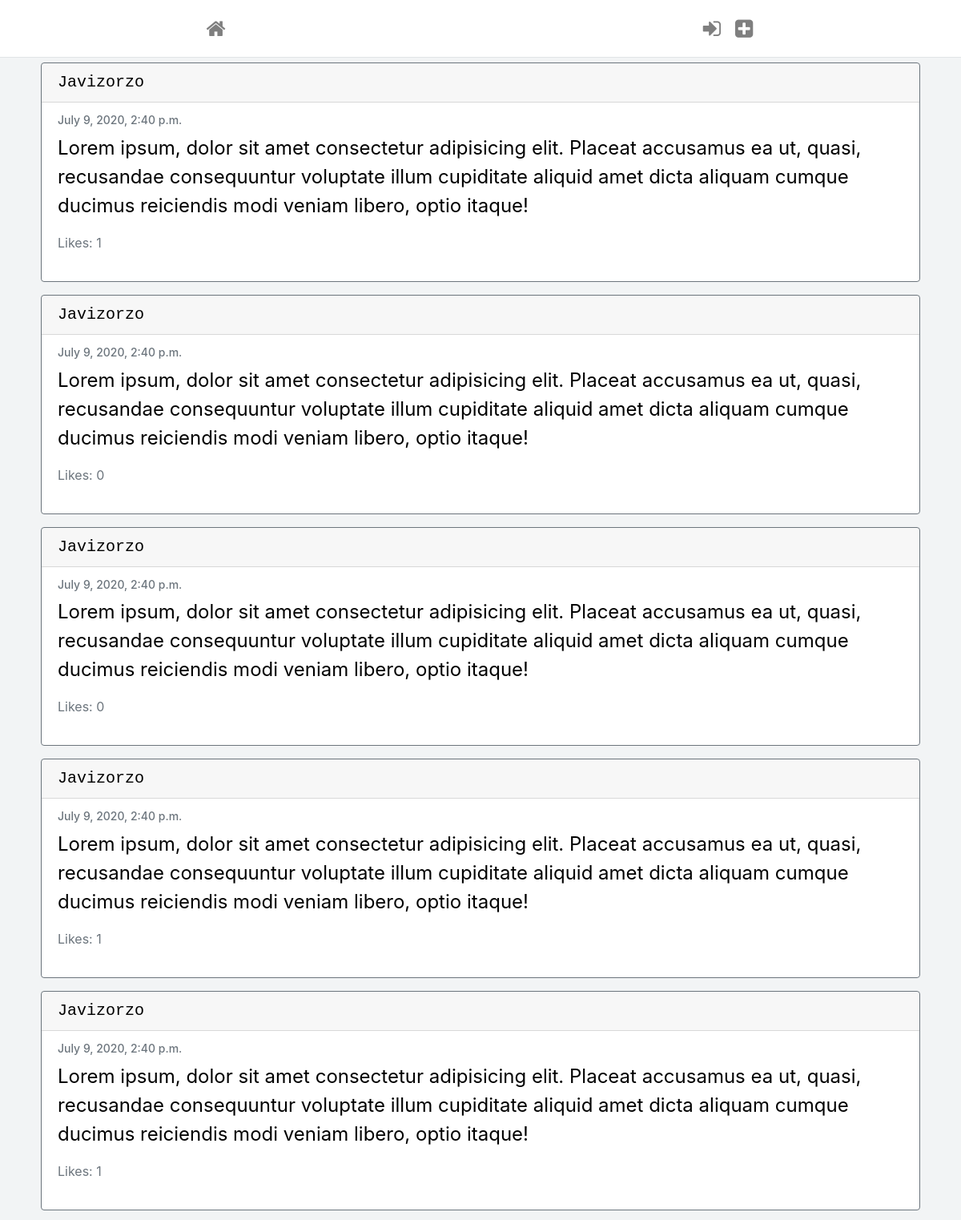
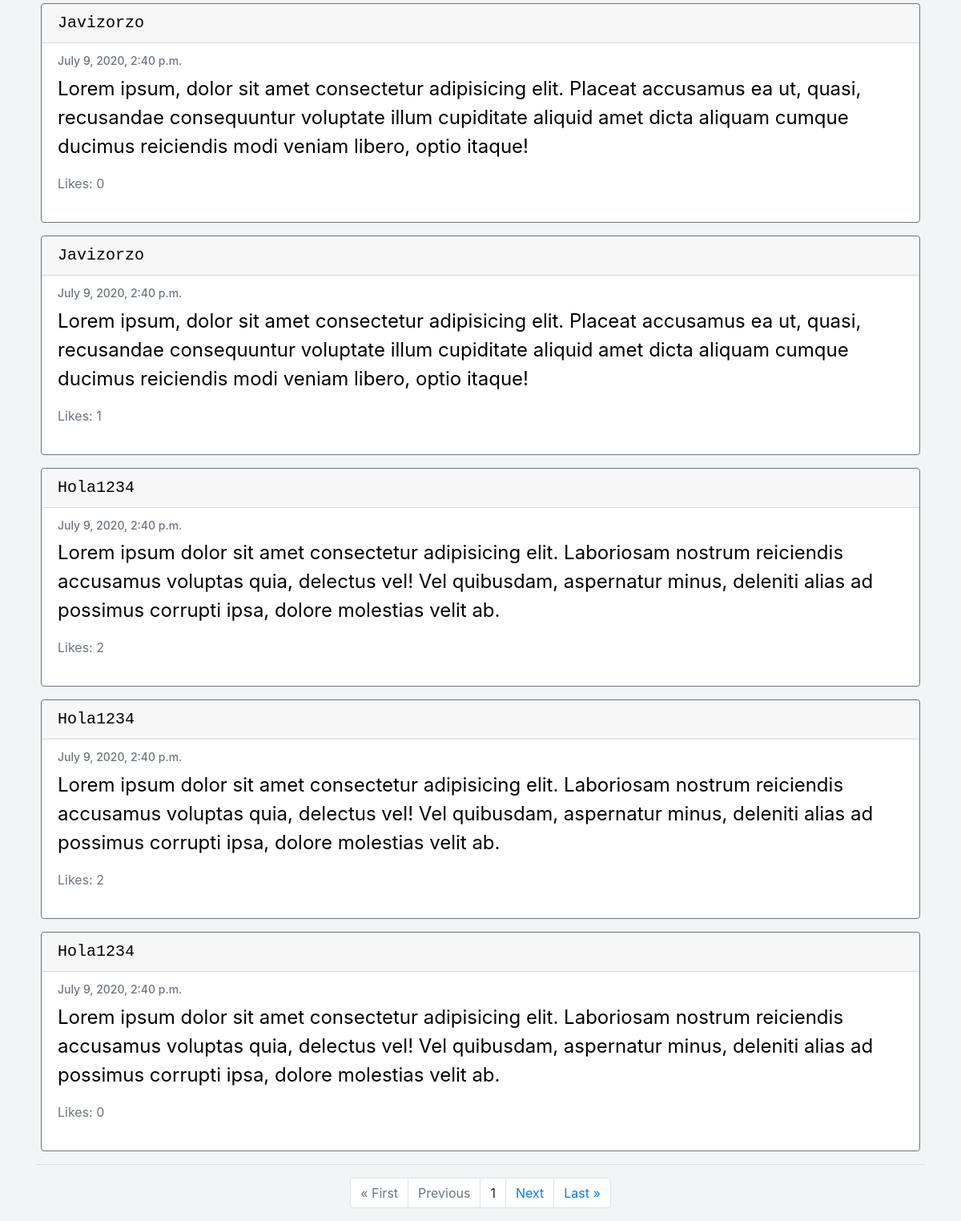
The page / on the database its author committed (2 pictures, top to bottom).
### network/models.py (models this page shows, shortened)
class Post(models.Model):
    content = models.CharField(max_length=255)
    user = models.ForeignKey('User', on_delete=models.CASCADE, related_name='author')
    date = models.DateTimeField(default=datetime.now())
    liked = models.ManyToManyField('User', default=None, blank=True, related_name='post_likes')

class User(AbstractUser):
    pass

### network/views.py (the view)
# urls.py: path("", views.index, name="index"),
def index(request):
    posts = Post.objects.all().order_by('id').reverse()
    paginator = Paginator(posts, 10)
    page_number = request.GET.get('page')
    page_obj = paginator.get_page(page_number)
    return render(request, "network/index.html", {'page_obj': page_obj})

### network/templates/network/index.html (shortened to what this page needs)
{% extends "network/layout.html" %}
{% load static %}
{% block body %}
{% for post in page_obj %}
<div class="card border-secondary mb-3 post-object{{post.id}}">
    <h5 class="card-header"><a href="{% url 'profile' username=post.user %}">{{post.user|title}}</a></h5>
    <div class="card-body text-secondary">
      <h6 class="card-subtitle mb-2 text-muted">{{post.date}}</h6>
      <p class="card-text post-object-content{{post.id}}">{{post.content}}</p>
        {% if user.is_authenticated %}
            {% if request.user == post.user %}
            <button type="button" class="edit" data-toggle="modal" data-target="#edit">Edit</button>
            <button type="button" class="delete delete-post"  data-catid="{{post.id}}" >Delete</button>
            {% elif request.user in post.liked.all %}
            <a class="likebutton" href="#" data-catid="{{ post.id }}" id="{{post.id}}" data-total="{{post.liked.all.count}}"  data-value="Unlike" value="submit"><i class="fa fa-heart" id="heart{{post.id}}" style="color:red;"></i><span id="liked{{post.id}}">{{post.liked.all.count}}</span></a>
            {% else %}
            <a class="likebutton" href="#" data-catid="{{ post.id }}" id="{{post.id}}" data-total="{{post.liked.all.count}}"  data-value="Like" value="submit"><i class="fa fa-heart" id="heart{{post.id}}" style="color:black;"></i><span id="liked{{post.id}}">{{post.liked.all.count}}</span></a>
            {% endif %}
        {% else %}
            <p class="total-likes">Likes: {{post.liked.all.count}}</p>
        {% endif %}
    </div>
</div>
{% endfor %}
    <hr>
        <div class="container">
            <ul class="pagination justify-content-center">
                {% if page_obj.has_previous %}
                    <li class="page-item"><a href="?page=1" class="page-link">&laquo; First</a></li>
                    <li class="page-item"><a href="?page={{ page_obj.previous_page_number }}" class="page-link">Previous</a></li>
                {% else %}
                <li class="page-item disabled"><a class="page-link">&laquo; First</a></li>
                <li class="page-item disabled"><a class="page-link">Previous</a></li>
                {% endif %}
                {% if page_obj.number %}
                <li class="page-item"><a class="page-link">{{ page_obj.number }}</a></li>
                {% else %}
                <li class="page-item"><a class="page-link">0</a></li>
                {% endif %}
                {% if page_obj.has_next %}
                <li class="page-item"><a href="?page={{ page_obj.next_page_number }}" class="page-link">Next</a></li>
                <li class="page-item"><a href="?page={{ page_obj.paginator.num_pages }}" class="page-link">Last &raquo;</a></li>
                {% else %}
                <li class="page-item disabled"><a class="page-link">Next</a></li>
                <li class="page-item disabled"><a class="page-link">Last &raquo;</a></li>
                {% endif %}
            </ul>
        </div>
{% endblock %}

### network/templates/network/layout.html (shortened to what this page needs)
{% load static %}
<!DOCTYPE html>
<html lang="en">
    <head>
        <link rel="stylesheet" href="https://stackpath.bootstrapcdn.com/bootstrap/4.4.1/css/bootstrap.min.css">
        <link href="{% static 'network/styles.css' %}" rel="stylesheet">
        <link rel="stylesheet" href="https://cdnjs.cloudflare.com/ajax/libs/font-awesome/4.7.0/css/font-awesome.min.css">
        </head>
    <body>
            <nav class="navbar navbar-expand-lg navbar-expand-md navbar-light bg-light">
                        <ul class="navbar-nav mr-auto">
                            <li class="nav-item">
                                <a class="nav-link" title="Home" href="{% url 'index' %}"><i class="fa fa-home"></i></a>
                            </li>
                            {% if user.is_authenticated %}
                                <li class="nav-item">
                                    <a class="nav-link" title="Following" href="{% url 'following' username=user.username %}"><i class="fa fa-heartbeat"></i></a>
                                </li>
                        </ul>
                        <ul class="navbar-nav ml-auto">
                                <li class="nav-item">
                                    <a class="nav-link" title="My Profile" href="{% url 'profile' username=user.username %}"><i class="fa fa-user-circle-o"></i></a>
                                </li>
                                <li class="nav-item">
                                    <a class="nav-link" title="Log Out" href="{% url 'logout' %}"><i class="fa fa-sign-out"></i></a>
                                </li>
                            {% else %}
                        </ul>
                        <ul class="navbar-nav ml-auto">
                                <li class="nav-item">
                                    <a class="nav-link" title="Log In" href="{% url 'login' %}"><i class="fa fa-sign-in"></i></a>
                                </li>
                                <li class="nav-item">
                                    <a class="nav-link" title="Register" href="{% url 'register' %}"><i class="fa fa-plus-square"></i></a>
                                </li>
                        </ul>
                            {% endif %}
            </nav>
        <div class="container">
            <div class="body">
                {% block body %}
                {% endblock %}
            </div>
        </div>
</html>

### network/static/network/styles.css (style rules this page uses)
body { background-color: #f2f4f5; }
i { margin-right: 2px; }
@media only screen and (min-width: 600px) { .card { width:auto; margin:6px; } }
@media only screen and (min-width: 600px) { .navbar { width: 100%; background-color:white !important; border-bottom: solid #e1e4e6 1px; } }
@media only screen and (min-width: 600px) { .nav-link { font-size: 74px; } }
@media only screen and (min-width: 600px) { .card-header { font-size:46px; font-family: monospace; } }
@media only screen and (min-width: 600px) { .card-subtitle { font-size:28px; } }
@media only screen and (min-width: 600px) { .card-text { font-size:34px; color:black; } }
@media only screen and (min-width: 600px) { .page-item { font-size: 36px; } }
@media only screen and (min-width: 600px) { a { color: black; } }
@media only screen and (min-width: 600px) { .total-likes { font-size: 32px; } }
@media only screen and (min-width: 1025px) { .card { width:auto; margin:6px; } }
@media only screen and (min-width: 1025px) { .navbar { background-color:white !important; border-bottom: solid #e1e4e6 1px; } }
@media only screen and (min-width: 1025px) { .mr-auto { margin-left: 20%; } }
@media only screen and (min-width: 1025px) { .ml-auto { margin-right: 20%; } }
@media only screen and (min-width: 1025px) { .nav-link { font-size: 26px; } }
@media only screen and (min-width: 1025px) { .card-header { font-size:20px; font-family: monospace; } }
@media only screen and (min-width: 1025px) { .card-subtitle { font-size:14px; } }
@media only screen and (min-width: 1025px) { .card-text { font-size:24px; color:black; } }
@media only screen and (min-width: 1025px) { .page-item { font-size: 16px; } }
@media only screen and (min-width: 1025px) { a { color: black; } }
@media only screen and (min-width: 1025px) { .total-likes { font-size: 16px; } }

### rows shown on the page
Post: user "Javizorzo", date "July 9, 2020, 2:40 p.m.", content "Lorem ipsum, dolor sit amet consectetur adipisicing elit. Placeat accusamus ea ut, quasi, recusandae consequuntur voluptate illum cupiditate aliquid amet dicta aliquam cumque ducimus reiciendis modi veniam libero, optio itaque!", liked.all.count "1"
Post: user "Javizorzo", date "July 9, 2020, 2:40 p.m.", content "Lorem ipsum, dolor sit amet consectetur adipisicing elit. Placeat accusamus ea ut, quasi, recusandae consequuntur voluptate illum cupiditate aliquid amet dicta aliquam cumque ducimus reiciendis modi veniam libero, optio itaque!", liked.all.count "0"
Post: user "Javizorzo", date "July 9, 2020, 2:40 p.m.", content "Lorem ipsum, dolor sit amet consectetur adipisicing elit. Placeat accusamus ea ut, quasi, recusandae consequuntur voluptate illum cupiditate aliquid amet dicta aliquam cumque ducimus reiciendis modi veniam libero, optio itaque!", liked.all.count "0"
Post: user "Javizorzo", date "July 9, 2020, 2:40 p.m.", content "Lorem ipsum, dolor sit amet consectetur adipisicing elit. Placeat accusamus ea ut, quasi, recusandae consequuntur voluptate illum cupiditate aliquid amet dicta aliquam cumque ducimus reiciendis modi veniam libero, optio itaque!", liked.all.count "1"
Post: user "Javizorzo", date "July 9, 2020, 2:40 p.m.", content "Lorem ipsum, dolor sit amet consectetur adipisicing elit. Placeat accusamus ea ut, quasi, recusandae consequuntur voluptate illum cupiditate aliquid amet dicta aliquam cumque ducimus reiciendis modi veniam libero, optio itaque!", liked.all.count "1"
Post: user "Javizorzo", date "July 9, 2020, 2:40 p.m.", content "Lorem ipsum, dolor sit amet consectetur adipisicing elit. Placeat accusamus ea ut, quasi, recusandae consequuntur voluptate illum cupiditate aliquid amet dicta aliquam cumque ducimus reiciendis modi veniam libero, optio itaque!", liked.all.count "0"
Post: user "Javizorzo", date "July 9, 2020, 2:40 p.m.", content "Lorem ipsum, dolor sit amet consectetur adipisicing elit. Placeat accusamus ea ut, quasi, recusandae consequuntur voluptate illum cupiditate aliquid amet dicta aliquam cumque ducimus reiciendis modi veniam libero, optio itaque!", liked.all.count "1"
Post: user "Hola1234", date "July 9, 2020, 2:40 p.m.", content "Lorem ipsum dolor sit amet consectetur adipisicing elit. Laboriosam nostrum reiciendis accusamus voluptas quia, delectus vel! Vel quibusdam, aspernatur minus, deleniti alias ad possimus corrupti ipsa, dolore molestias velit ab.", liked.all.count "2"
Post: user "Hola1234", date "July 9, 2020, 2:40 p.m.", content "Lorem ipsum dolor sit amet consectetur adipisicing elit. Laboriosam nostrum reiciendis accusamus voluptas quia, delectus vel! Vel quibusdam, aspernatur minus, deleniti alias ad possimus corrupti ipsa, dolore molestias velit ab.", liked.all.count "2"
Post: user "Hola1234", date "July 9, 2020, 2:40 p.m.", content "Lorem ipsum dolor sit amet consectetur adipisicing elit. Laboriosam nostrum reiciendis accusamus voluptas quia, delectus vel! Vel quibusdam, aspernatur minus, deleniti alias ad possimus corrupti ipsa, dolore molestias velit ab.", liked.all.count "0"

### other values the page prints
{{ page_obj.number }} "1"
